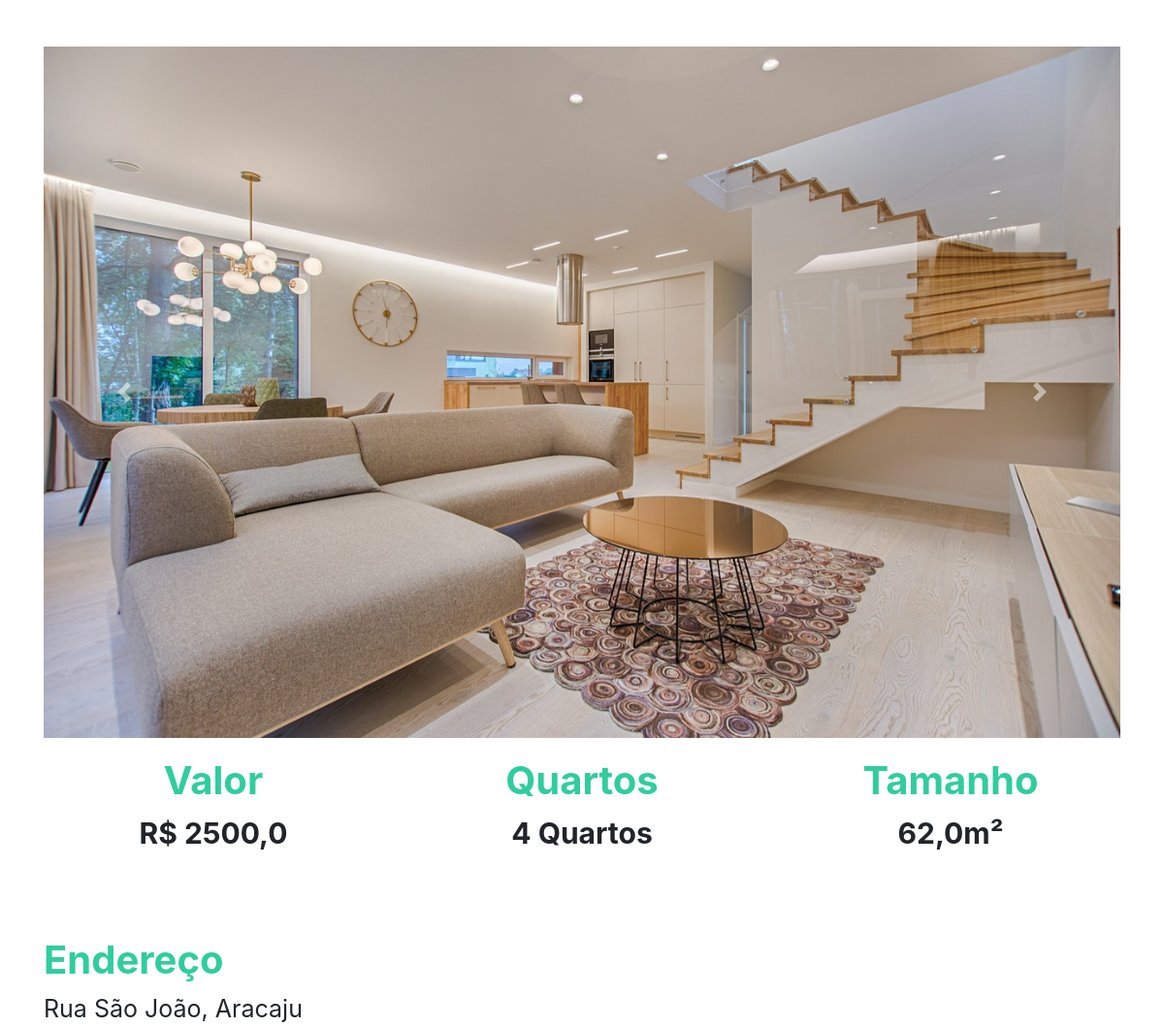
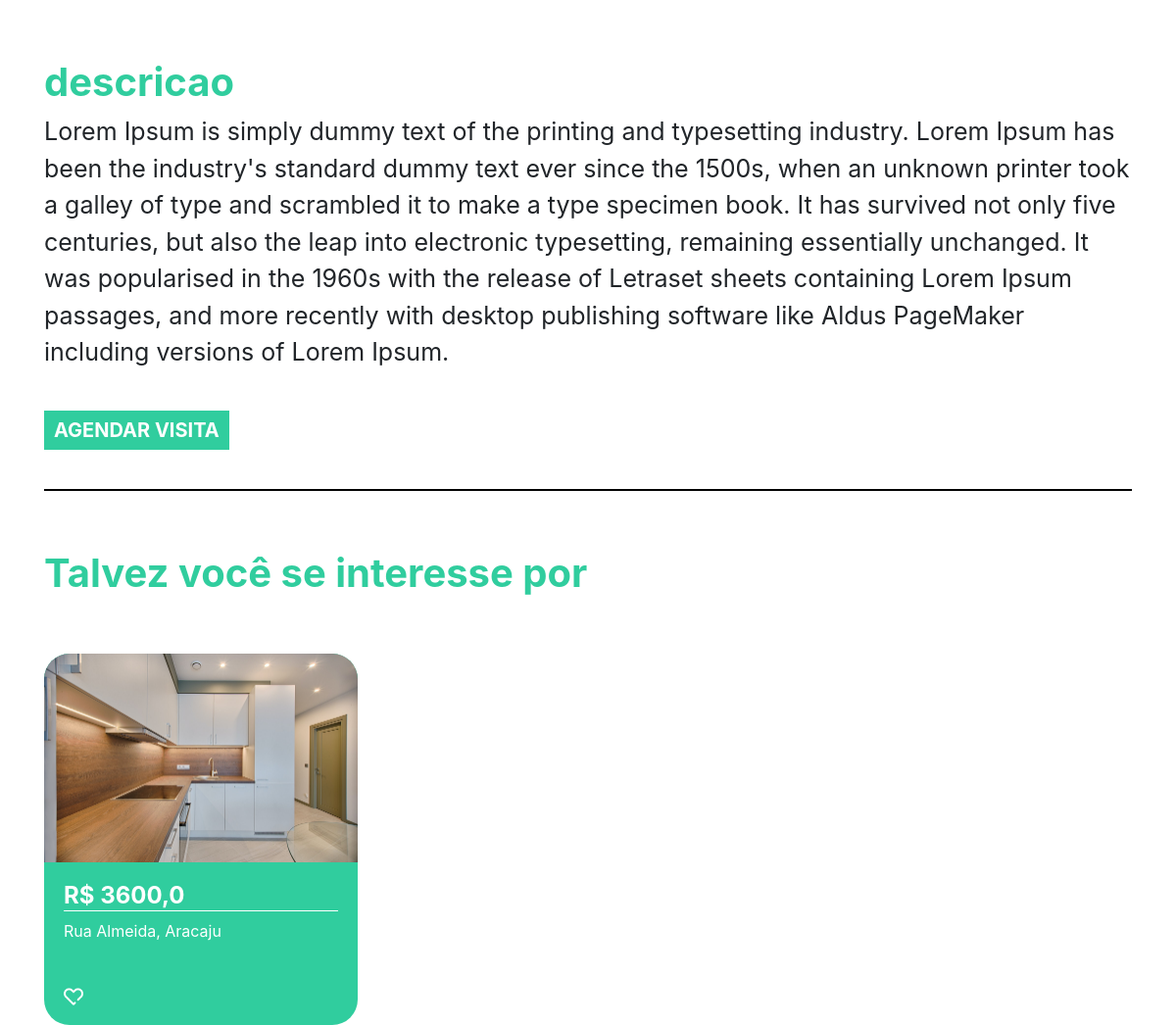
The page /imovel/1 on the database its author committed (2 pictures, top to bottom).
### plataforma/models.py (models this page shows, shortened)
class Imagem(models.Model):
    img = models.ImageField(upload_to='img')
    def __str__(self) -> str:
        return self.img.url

class Imovei(models.Model):
    choices = (('V', 'Venda'),
                ('A', 'Aluguel'))
    choices_imovel = (('A', 'Apartamento'),
                      ('C', 'Casa'))
    imagens = models.ManyToManyField(Imagem)
    valor = models.FloatField()
    quartos = models.IntegerField()
    tamanho = models.FloatField()
    cidade = models.ForeignKey(Cidade, on_delete=models.DO_NOTHING)
    rua = models.CharField(max_length=50)
    tipo = models.CharField(max_length=1, choices=choices)
    tipo_imovel = models.CharField(max_length=1, choices=choices_imovel)
    numero = models.IntegerField()
    descricao = models.TextField()
    dias_visita = models.ManyToManyField(DiasVisita)
    horarios = models.ManyToManyField(Horario)

class Cidade(models.Model):
    nome = models.CharField(max_length=30)
    def __str__(self) -> str:
        return self.nome

### plataforma/views.py (the view)
# urls.py: path('imovel/<str:id>', views.imovel, name="imovel"),
def imovel(request, id):
    imovel = get_object_or_404(Imovei, id=id)
    sugestoes = Imovei.objects.filter(cidade=imovel.cidade).exclude(id=id)[:2]
    return render(request, 'imovel.html', {'imovel': imovel, 'sugestoes': sugestoes, 'id': id})

### plataforma/models.py (called while the page is built)
    def __str__(self) -> str:
        return self.dia

    def __str__(self) -> str:
        return str(self.horario)

### plataforma/templates/imovel.html (shortened to what this page needs)
{% extends 'base.html' %}
{% load static %}
{% block 'head' %}
<link rel="stylesheet" href="{% static 'plataforma/css/home.css' %}">
{% endblock  %}
{% block 'body' %}
    <div style="text-align: center" class="container">
        <br>
        <br>
        <div id="carouselExampleControls" class="carousel slide" data-ride="carousel">
            <div class="carousel-inner">
                {% for img in imovel.imagens.all  %}
                    <div class="carousel-item {% if forloop.first %} active {% endif %}" >
                        <img class="d-block w-100" src="{{img}}" alt="First slide">
                    </div>
                {% endfor %}
            </div>
        <a class="carousel-control-prev" href="#carouselExampleControls" role="button" data-slide="prev">
            <span class="carousel-control-prev-icon" aria-hidden="true"></span>
        </a>
        <a class="carousel-control-next" href="#carouselExampleControls" role="button" data-slide="next">
            <span class="carousel-control-next-icon" aria-hidden="true"></span>
        </a>
    </div>
        <div class="row">
            <div class="col-md">
                <h3 class="titulo_especificacao">Valor</h3>
                <p class="especificacao">R$ {{imovel.valor}}</p>
            </div>
            <div class="col-md">
                <h3 class="titulo_especificacao">Quartos</h3>
                <p class="especificacao">{{imovel.quartos}} Quartos</p>
            </div>
            <div class="col-md">
                <h3 class="titulo_especificacao">Tamanho</h3>
                <p class="especificacao">{{imovel.tamanho}}m²</p>
            </div>
        </div>
        <br>
        <br>
        <div style="text-align: left">
            <h3 class="titulo_especificacao">Endereço</h3>
            <p class="especificacao_endereco">{{imovel.rua}}, {{imovel.cidade }}</p>
        </div>
        <br>
        <div style="text-align: left">
            <h3 class="titulo_especificacao">descricao</h3>
            <p class="especificacao_endereco">{{imovel.descricao}}</p>
            <br>
            <button class="btn_agendar_visita" data-toggle="modal" data-target="#exampleModal">AGENDAR VISITA</button>
            <br>
            <br>
        </div>
        <hr style="border: 1px solid black">
        <br>
        <div class="div_possivel_interesse">
            <h3 class="titulo_especificacao">Talvez você se interesse por</h3>
            <div class="row">
                {% for sugestao in sugestoes %}
                    <div class="col-md cont">
                        <div class="card_imovel">
                            <img class="img_capa_imovel" src="{{sugestao.imagens.all.0.img.url}}">
                            <div class="informacoes_imoveis">
                            <a class="a_none" href="{% url 'imovel' sugestao.id %}"><h4 class="valor">R$ {{sugestao.valor}}</h4></a>
                            <p>{{sugestao.rua}}, {{sugestao.cidade}}</p>
                            <br>
                            <img width="7%" src="{% static 'plataforma/img/heart.png' %}">
                            </div>
                        </div>
                    </div>
                {% endfor %}
            </div>
        </div>
    </div>
{% endblock  %}

### templates/static/plataforma/css/home.css (style rules this page uses)
.card_imovel { background-color: #30CD9E; width: 20rem; margin-top: 50px; border-radius: 26px; }
.img_capa_imovel { width: 100%; border-top-left-radius: 26px; border-top-right-radius: 26px; }
.informacoes_imoveis { padding: 20px; color: white; }
.valor { font-weight: bold; border-bottom: 1px solid white; }
.a_none { color: white; }
.titulo_especificacao { color: #30CD9E; font-weight: bold; margin-top: 20px; font-size: 40px; }
.especificacao { font-size: 30px; font-weight: bold; }
.especificacao_endereco { font-size: 25px; }
.btn_agendar_visita { border: none; background-color: #30CD9E; color: white; font-weight: bold; font-size: 20px; padding: 5px 10px 5px 10px; }
.div_possivel_interesse { text-align: left; }

### rows shown on the page
Imagem: img (picture)
Imovei: valor "2500,0", quartos "4", tamanho "62,0", rua "Rua São João", cidade "Aracaju", descricao "Lorem Ipsum is simply dummy text of the printing and typesetting industry. Lorem Ipsum has been the industry's standard dummy text ever since the 1500s, when an unknown printer took a galley of type and scrambled it to make a type specimen book. It has survived not only five centuries, but also the leap into electronic typesetting, remaining essentially unchanged. It was popularised in the 1960s with the release of Letraset sheets containing Lorem Ipsum passages, and more recently with desktop publishing software like Aldus PageMaker including versions of Lorem Ipsum."
Imovei: imagens.all.0.img (picture), valor "3600,0", rua "Rua Almeida", cidade "Aracaju"
